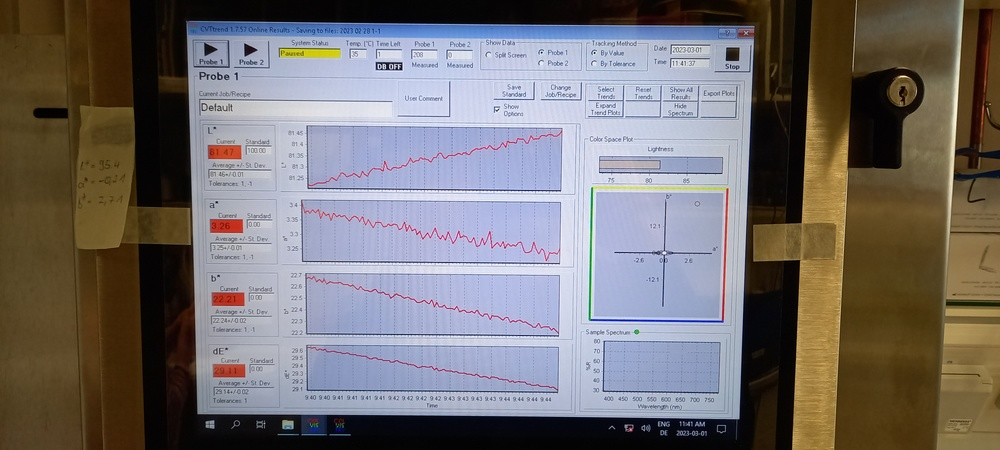
#> input picture images/cvt_spectrometer.jpg, 1000 x 450 px, shrunk from 4000 x 1800 before the run
$ python -i img_processing.py   (imports and definitions only)
#> lines starting #> are read from the running program, lines starting #| are printed output that depends on the picture; after the words box and inside, x2 and y2 are one past the last pixel; in counts of white or black regions, pixels touching at a corner belong together
import cv2
import copy
import numpy as np

class Font:
    def __init__(self, name, proc_pipeline, ocr_engine):
        self.name = name
        self.proc_pipeline = proc_pipeline
        self.ocr_engine = ocr_engine

def no_processing_pipeline(image):
    '''Image returned without being processed.'''
    return image

def default_pipeline(image):
    '''Default image processing pipeline.'''

    img = copy.copy(image)

    # Grayscale with gray value equal to highest value between R, G and B
    img = np.max(img, axis=2)

    # Turn back to RGB format
    img = cv2.cvtColor(img, cv2.COLOR_GRAY2RGB)

    return img

def normal_grayscale_pipeline(image):
    '''Default image processing pipeline.'''

    img = copy.copy(image)

    # Grayscale
    img = cv2.cvtColor(img, cv2.COLOR_RGB2GRAY)

    # Turn back to RGB format
    img = cv2.cvtColor(img, cv2.COLOR_GRAY2RGB)

    return img

def seven_seg_pipeline(image):

    img = copy.copy(image)
    img = np.max(img, axis=2)
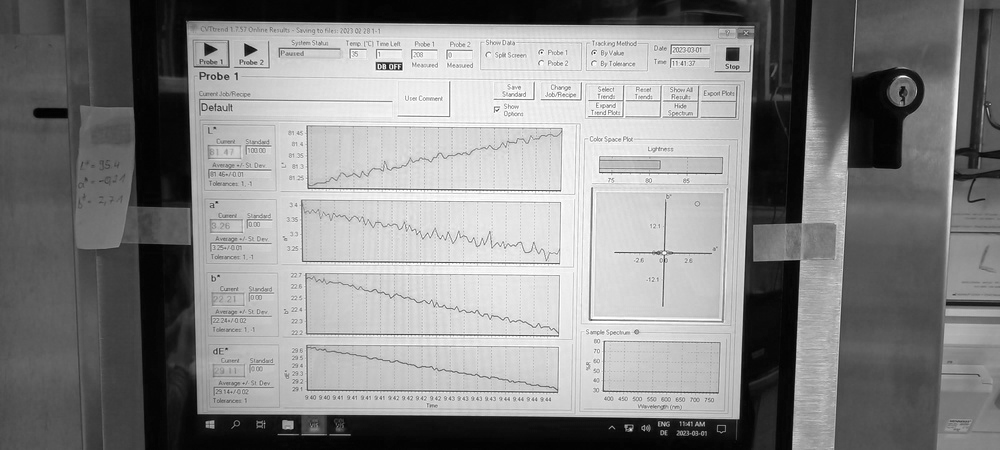
#> img: shape (450, 1000); min 0, max 255, mean 133.5

    img = cv2.threshold(img, 0, 255, cv2.THRESH_BINARY_INV + cv2.THRESH_OTSU)[1]
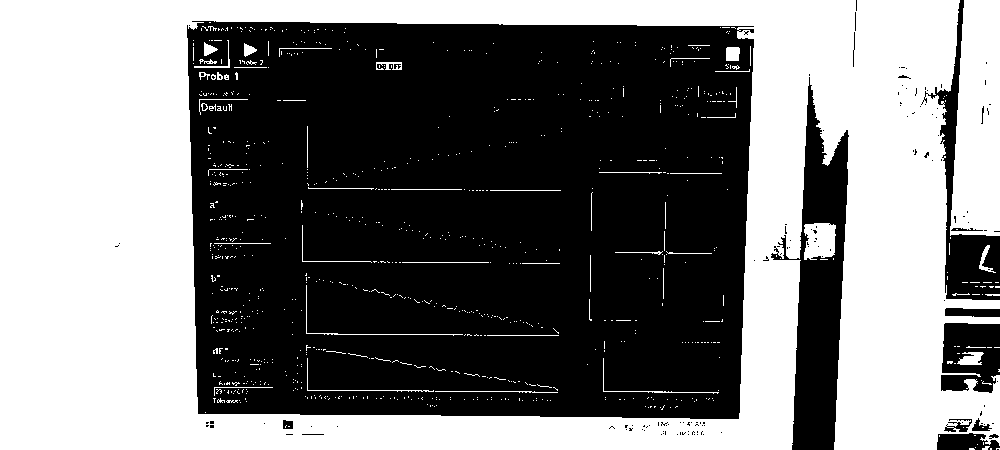
#> img: shape (450, 1000); 47.7% white; 905 white regions (844 under 20 px), largest, box (x1, y1, x2, y2) and area: (0, 0, 1000, 450) 198037, (950, 0, 1000, 236) 9990, (804, 223, 836, 260) 987

    kernel = cv2.getStructuringElement(cv2.MORPH_ELLIPSE, (5, 5))
    img = cv2.morphologyEx(img, cv2.MORPH_OPEN, kernel)
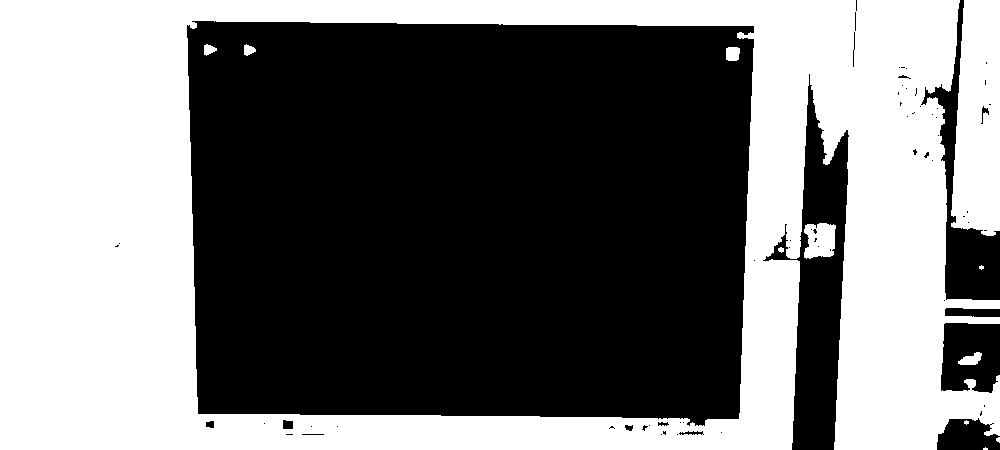
#> img: shape (450, 1000); 46.3% white; 12 white regions (4 under 20 px), largest, box (x1, y1, x2, y2) and area: (0, 0, 1000, 450) 196996, (951, 0, 1000, 236) 9797, (804, 223, 836, 259) 925
    img = cv2.morphologyEx(img, cv2.MORPH_CLOSE, kernel)
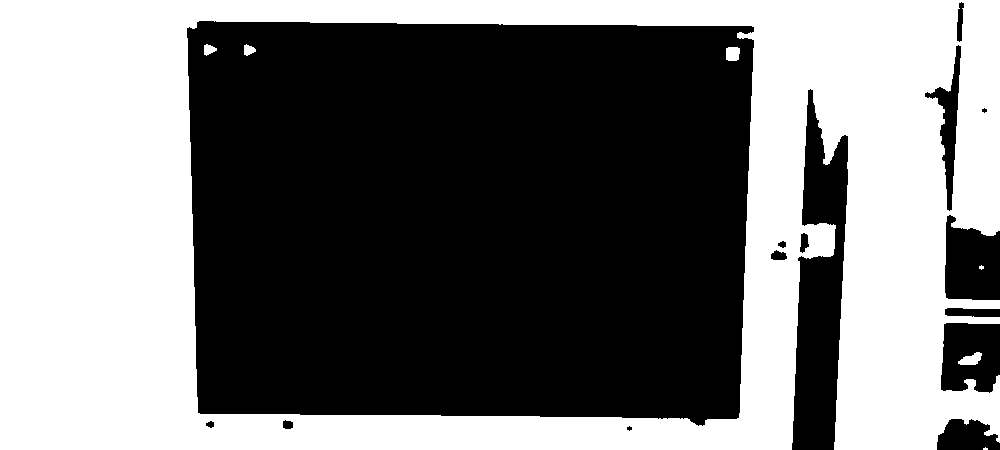
#> img: shape (450, 1000); 46.5% white; 7 white regions (2 under 20 px), largest, box (x1, y1, x2, y2) and area: (0, 0, 1000, 450) 208663, (958, 352, 982, 365) 198, (726, 47, 740, 61) 181, (204, 44, 217, 56) 101, (244, 44, 256, 56) 97

    processed_img = cv2.cvtColor(img, cv2.COLOR_GRAY2RGB)

    return processed_img


fonts = [
    Font("Default", default_pipeline, "easyocr"),
    Font("Norm. gray", normal_grayscale_pipeline, "easyocr"),
    Font("7-segments", seven_seg_pipeline, "tesseract"),
    Font("None", no_processing_pipeline, "easyocr"),
]

>>> import cv2
>>> picture = cv2.cvtColor(cv2.imread('../images/cvt_spectrometer.jpg'), cv2.COLOR_BGR2RGB)
>>> result = seven_seg_pipeline(picture)
